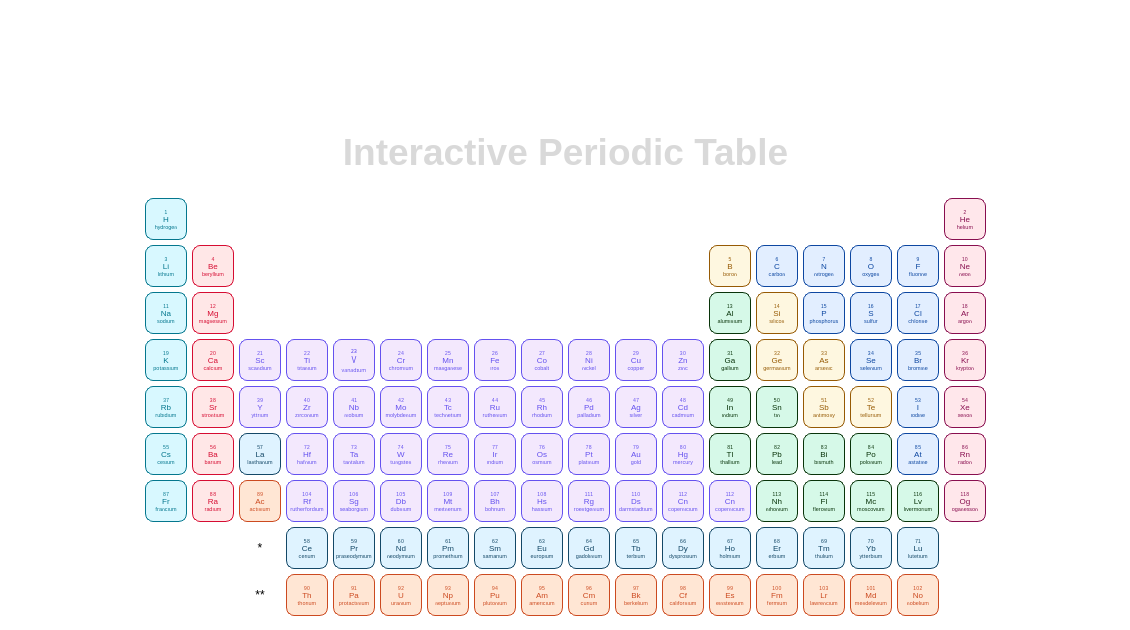
<?xml version="1.0" encoding="UTF-8"?>
<ui version="4.0">
 <class>MainWindow</class>
 <widget class="QMainWindow" name="MainWindow">
  <property name="geometry">
   <rect>
    <x>0</x>
    <y>0</y>
    <width>1130</width>
    <height>630</height>
   </rect>
  </property>
  <property name="windowTitle">
   <string>Interactive Periodic Table</string>
  </property>
  <property name="styleSheet">
   <string notr="true">background-color:#FFFFFF</string>
  </property>
  <widget class="QWidget" name="centralwidget">
   <property name="styleSheet">
    <string notr="true">QPushButton {
    min-width: 40px;
    min-height: 40px;
    border-radius: 8px;
    font-family: 'Montserrat', sans-serif;
    font-size:8px
}</string>
   </property>
   <layout class="QGridLayout" name="gridLayout">
    <property name="spacing">
     <number>5</number>
    </property>
    <item row="5" column="1">
     <widget class="QPushButton" name="PB_Na">
      <property name="styleSheet">
       <string>background-color: #d8f8ff; color: #04778e; border: 1px solid #04778e;</string>
      </property>
      <property name="text">
       <string>₁₁
Na
ˢᵒᵈᶦᵘᵐ</string>
      </property>
     </widget>
    </item>
    <item row="3" column="18">
     <widget class="QPushButton" name="PB_Ne">
      <property name="styleSheet">
       <string>background-color: #ffe7eb; color: #880e4f; border: 1px solid #880e4f;</string>
      </property>
      <property name="text">
       <string>₁₀
Ne
ⁿᵉᵒⁿ</string>
      </property>
     </widget>
    </item>
    <item row="3" column="16">
     <widget class="QPushButton" name="PB_O">
      <property name="styleSheet">
       <string>background-color: #e2eeff; color: #0d47a1; border: 1px solid #0d47a1;</string>
      </property>
      <property name="text">
       <string>₈
O
ᵒˣʸᵍᵉⁿ</string>
      </property>
     </widget>
    </item>
    <item row="5" column="13">
     <widget class="QPushButton" name="PB_Al">
      <property name="styleSheet">
       <string>background-color: #d6f9e8; color: #09340a; border: 1px solid #09340a;</string>
      </property>
      <property name="text">
       <string>₁₃
Al
ᵃˡᵘᵐᶦⁿᶦᵘᵐ</string>
      </property>
     </widget>
    </item>
    <item row="3" column="14">
     <widget class="QPushButton" name="PB_C">
      <property name="styleSheet">
       <string>background-color: #e2eeff; color: #0d47a1; border: 1px solid #0d47a1;</string>
      </property>
      <property name="text">
       <string>₆
C
ᶜᵃʳᵇᵒⁿ</string>
      </property>
     </widget>
    </item>
    <item row="7" column="18">
     <widget class="QPushButton" name="PB_Xe">
      <property name="styleSheet">
       <string>background-color: #ffe7eb; color: #880e4f; border: 1px solid #880e4f;</string>
      </property>
      <property name="text">
       <string>₅₄
Xe
ˣᵉⁿᵒⁿ</string>
      </property>
     </widget>
    </item>
    <item row="7" column="12">
     <widget class="QPushButton" name="PB_Cd">
      <property name="styleSheet">
       <string>background-color: #f3e8fd; color: #6451ef; border: 1px solid #6451ef;</string>
      </property>
      <property name="text">
       <string>₄₈
Cd
ᶜᵃᵈᵐᶦᵘᵐ</string>
      </property>
     </widget>
    </item>
    <item row="6" column="17">
     <widget class="QPushButton" name="PB_Br">
      <property name="styleSheet">
       <string>background-color: #e2eeff; color: #0d47a1; border: 1px solid #0d47a1;</string>
      </property>
      <property name="text">
       <string>₃₅
Br
ᵇʳᵒᵐᶦⁿᵉ</string>
      </property>
     </widget>
    </item>
    <item row="7" column="1">
     <widget class="QPushButton" name="PB_Rb">
      <property name="styleSheet">
       <string>background-color: #d8f8ff; color: #04778e; border: 1px solid #04778e;</string>
      </property>
      <property name="text">
       <string>₃₇
Rb
ʳᵘᵇᶦᵈᶦᵘᵐ</string>
      </property>
     </widget>
    </item>
    <item row="7" column="2">
     <widget class="QPushButton" name="PB_Sr">
      <property name="styleSheet">
       <string>background-color: #ffe7e7; color: #d60c32; border: 1px solid #d60c32;</string>
      </property>
      <property name="text">
       <string>₃₈
Sr
ˢᵗʳᵒⁿᵗᶦᵘᵐ</string>
      </property>
     </widget>
    </item>
    <item row="6" column="16">
     <widget class="QPushButton" name="PB_Se">
      <property name="styleSheet">
       <string>background-color: #e2eeff; color: #0d47a1; border: 1px solid #0d47a1;</string>
      </property>
      <property name="text">
       <string>₃₄
Se
ˢᵉˡᵉⁿᶦᵘᵐ</string>
      </property>
     </widget>
    </item>
    <item row="6" column="18">
     <widget class="QPushButton" name="PB_Kr">
      <property name="styleSheet">
       <string>background-color: #ffe7eb; color: #880e4f; border: 1px solid #880e4f;</string>
      </property>
      <property name="text">
       <string>₃₆
Kr
ᵏʳʸᵖᵗᵒⁿ</string>
      </property>
     </widget>
    </item>
    <item row="7" column="6">
     <widget class="QPushButton" name="PB_Mo">
      <property name="styleSheet">
       <string>background-color: #f3e8fd; color: #6451ef; border: 1px solid #6451ef;</string>
      </property>
      <property name="text">
       <string>₄₂
Mo
ᵐᵒˡʸᵇᵈᵉⁿᵘᵐ</string>
      </property>
     </widget>
    </item>
    <item row="7" column="3">
     <widget class="QPushButton" name="PB_Y">
      <property name="styleSheet">
       <string>background-color: #f3e8fd; color: #6451ef; border: 1px solid #6451ef;</string>
      </property>
      <property name="text">
       <string>₃₉
Y
ʸᵗᵗʳᶦᵘᵐ</string>
      </property>
     </widget>
    </item>
    <item row="7" column="5">
     <widget class="QPushButton" name="PB_Nb">
      <property name="styleSheet">
       <string>background-color: #f3e8fd; color: #6451ef; border: 1px solid #6451ef;</string>
      </property>
      <property name="text">
       <string>₄₁
Nb
ⁿᶦᵒᵇᶦᵘᵐ</string>
      </property>
     </widget>
    </item>
    <item row="7" column="8">
     <widget class="QPushButton" name="PB_Ru">
      <property name="styleSheet">
       <string>background-color: #f3e8fd; color: #6451ef; border: 1px solid #6451ef;</string>
      </property>
      <property name="text">
       <string>₄₄
Ru
ʳᵘᵗʰᵉⁿᶦᵘᵐ</string>
      </property>
     </widget>
    </item>
    <item row="7" column="7">
     <widget class="QPushButton" name="PB_Tc">
      <property name="styleSheet">
       <string>background-color: #f3e8fd; color: #6451ef; border: 1px solid #6451ef;</string>
      </property>
      <property name="text">
       <string>₄₃
Tc
ᵗᵉᶜʰⁿᵉᵗᶦᵘᵐ</string>
      </property>
     </widget>
    </item>
    <item row="7" column="4">
     <widget class="QPushButton" name="PB_Zr">
      <property name="styleSheet">
       <string>background-color: #f3e8fd; color: #6451ef; border: 1px solid #6451ef;</string>
      </property>
      <property name="text">
       <string>₄₀
Zr
ᶻᶦʳᶜᵒⁿᶦᵘᵐ</string>
      </property>
     </widget>
    </item>
    <item row="7" column="9">
     <widget class="QPushButton" name="PB_Rh">
      <property name="styleSheet">
       <string>background-color: #f3e8fd; color: #6451ef; border: 1px solid #6451ef;</string>
      </property>
      <property name="text">
       <string>₄₅
Rh
ʳʰᵒᵈᶦᵘᵐ</string>
      </property>
     </widget>
    </item>
    <item row="0" column="5">
     <spacer name="verticalSpacer">
      <property name="orientation">
       <enum>Qt::Vertical</enum>
      </property>
      <property name="sizeHint" stdset="0">
       <size>
        <width>20</width>
        <height>40</height>
       </size>
      </property>
     </spacer>
    </item>
    <item row="7" column="13">
     <widget class="QPushButton" name="PB_In">
      <property name="styleSheet">
       <string>background-color: #d6f9e8; color: #09340a; border: 1px solid #09340a;</string>
      </property>
      <property name="text">
       <string>₄₉
In
ᶦⁿᵈᶦᵘᵐ</string>
      </property>
     </widget>
    </item>
    <item row="7" column="11">
     <widget class="QPushButton" name="PB_Ag">
      <property name="styleSheet">
       <string>background-color: #f3e8fd; color: #6451ef; border: 1px solid #6451ef;</string>
      </property>
      <property name="text">
       <string>₄₇
Ag
ˢᶦˡᵛᵉʳ</string>
      </property>
     </widget>
    </item>
    <item row="7" column="10">
     <widget class="QPushButton" name="PB_Pd">
      <property name="styleSheet">
       <string>background-color: #f3e8fd; color: #6451ef; border: 1px solid #6451ef;</string>
      </property>
      <property name="text">
       <string>₄₆
Pd
ᵖᵃˡˡᵃᵈᶦᵘᵐ</string>
      </property>
     </widget>
    </item>
    <item row="2" column="18">
     <widget class="QPushButton" name="PB_He">
      <property name="styleSheet">
       <string>background-color: #ffe7eb; color: #880e4f; border: 1px solid #880e4f;</string>
      </property>
      <property name="text">
       <string>₂
He
ʰᵉˡᶦᵘᵐ</string>
      </property>
     </widget>
    </item>
    <item row="1" column="1" colspan="18">
     <widget class="QLabel" name="titleLabel">
      <property name="font">
       <font>
        <pointsize>28</pointsize>
        <weight>75</weight>
        <bold>true</bold>
       </font>
      </property>
      <property name="styleSheet">
       <string>color: #d9d9d9; margin: 20px 0;</string>
      </property>
      <property name="text">
       <string>Interactive Periodic Table</string>
      </property>
      <property name="alignment">
       <set>Qt::AlignCenter</set>
      </property>
     </widget>
    </item>
    <item row="2" column="1">
     <widget class="QPushButton" name="PB_H">
      <property name="styleSheet">
       <string>background-color: #d8f8ff; color: #04778e; border: 1px solid #04778e;</string>
      </property>
      <property name="text">
       <string>₁
H
ʰʸᵈʳᵒᵍᵉⁿ</string>
      </property>
     </widget>
    </item>
    <item row="3" column="15">
     <widget class="QPushButton" name="PB_N">
      <property name="styleSheet">
       <string>background-color: #e2eeff; color: #0d47a1; border: 1px solid #0d47a1;</string>
      </property>
      <property name="text">
       <string>₇
N
ⁿᶦᵗʳᵒᵍᵉⁿ</string>
      </property>
     </widget>
    </item>
    <item row="3" column="13">
     <widget class="QPushButton" name="PB_B">
      <property name="styleSheet">
       <string>background-color: #fef7e0; color: #965a04; border: 1px solid #965a04;</string>
      </property>
      <property name="text">
       <string>₅
B
ᵇᵒʳᵒⁿ</string>
      </property>
     </widget>
    </item>
    <item row="3" column="1">
     <widget class="QPushButton" name="PB_Li">
      <property name="styleSheet">
       <string>background-color: #d8f8ff; color: #04778e; border: 1px solid #04778e;</string>
      </property>
      <property name="text">
       <string>₃
Li
ˡᶦᵗʰᶦᵘᵐ</string>
      </property>
     </widget>
    </item>
    <item row="3" column="17">
     <widget class="QPushButton" name="PB_F">
      <property name="styleSheet">
       <string>background-color: #e2eeff; color: #0d47a1; border: 1px solid #0d47a1;</string>
      </property>
      <property name="text">
       <string>₉
F
ᶠˡᵘᵒʳᶦⁿᵉ</string>
      </property>
     </widget>
    </item>
    <item row="5" column="2">
     <widget class="QPushButton" name="PB_Mg">
      <property name="styleSheet">
       <string>background-color: #ffe7e7; color: #d60c32; border: 1px solid #d60c32;</string>
      </property>
      <property name="text">
       <string>₁₂
Mg
ᵐᵃᵍⁿᵉˢᶦᵘᵐ</string>
      </property>
     </widget>
    </item>
    <item row="12" column="1" colspan="18">
     <widget class="QWidget" name="legendWidget" native="true"/>
    </item>
    <item row="8" column="13">
     <widget class="QPushButton" name="PB_Tl">
      <property name="styleSheet">
       <string>background-color: #d6f9e8; color: #09340a; border: 1px solid #09340a;</string>
      </property>
      <property name="text">
       <string>₈₁
Tl
ᵗʰᵃˡˡᶦᵘᵐ</string>
      </property>
     </widget>
    </item>
    <item row="8" column="16">
     <widget class="QPushButton" name="PB_Po">
      <property name="styleSheet">
       <string>background-color: #d6f9e8; color: #09340a; border: 1px solid #09340a;</string>
      </property>
      <property name="text">
       <string>₈₄
Po
ᵖᵒˡᵒⁿᶦᵘᵐ</string>
      </property>
     </widget>
    </item>
    <item row="8" column="12">
     <widget class="QPushButton" name="PB_Hg">
      <property name="styleSheet">
       <string>background-color: #f3e8fd; color: #6451ef; border: 1px solid #6451ef;</string>
      </property>
      <property name="text">
       <string>₈₀
Hg
ᵐᵉʳᶜᵘʳʸ</string>
      </property>
     </widget>
    </item>
    <item row="9" column="1">
     <widget class="QPushButton" name="PB_Fr">
      <property name="styleSheet">
       <string>background-color: #d8f8ff; color: #04778e; border: 1px solid #04778e;</string>
      </property>
      <property name="text">
       <string>₈₇
Fr
ᶠʳᵃⁿᶜᶦᵘᵐ</string>
      </property>
     </widget>
    </item>
    <item row="8" column="17">
     <widget class="QPushButton" name="PB_At">
      <property name="styleSheet">
       <string>background-color: #e2eeff; color: #0d47a1; border: 1px solid #0d47a1;</string>
      </property>
      <property name="text">
       <string>₈₅
At
ᵃˢᵗᵃᵗᶦⁿᵉ</string>
      </property>
     </widget>
    </item>
    <item row="8" column="14">
     <widget class="QPushButton" name="PB_Pb">
      <property name="styleSheet">
       <string>background-color: #d6f9e8; color: #09340a; border: 1px solid #09340a;</string>
      </property>
      <property name="text">
       <string>₈₂
Pb
ˡᵉᵃᵈ</string>
      </property>
     </widget>
    </item>
    <item row="8" column="15">
     <widget class="QPushButton" name="PB_Bi">
      <property name="styleSheet">
       <string>background-color: #d6f9e8; color: #09340a; border: 1px solid #09340a;</string>
      </property>
      <property name="text">
       <string>₈₃
Bi
ᵇᶦˢᵐᵘᵗʰ</string>
      </property>
     </widget>
    </item>
    <item row="8" column="18">
     <widget class="QPushButton" name="PB_Rn">
      <property name="styleSheet">
       <string>background-color: #ffe7eb; color: #880e4f; border: 1px solid #880e4f;</string>
      </property>
      <property name="text">
       <string>₈₆
Rn
ʳᵃᵈᵒⁿ</string>
      </property>
     </widget>
    </item>
    <item row="9" column="3">
     <widget class="QPushButton" name="PB_Ac">
      <property name="styleSheet">
       <string>background-color: #ffe6d4; color: #cc4a20; border: 1px solid #cc4a20;</string>
      </property>
      <property name="text">
       <string>₈₉
Ac
ᵃᶜᵗᶦⁿᶦᵘᵐ</string>
      </property>
     </widget>
    </item>
    <item row="9" column="2">
     <widget class="QPushButton" name="PB_Ra">
      <property name="styleSheet">
       <string>background-color: #ffe7e7; color: #d60c32; border: 1px solid #d60c32;</string>
      </property>
      <property name="text">
       <string>₈₈
Ra
ʳᵃᵈᶦᵘᵐ</string>
      </property>
     </widget>
    </item>
    <item row="5" column="16">
     <widget class="QPushButton" name="PB_S">
      <property name="styleSheet">
       <string>background-color: #e2eeff; color: #0d47a1; border: 1px solid #0d47a1;</string>
      </property>
      <property name="text">
       <string>₁₆
S
ˢᵘˡᶠᵘʳ</string>
      </property>
     </widget>
    </item>
    <item row="5" column="17">
     <widget class="QPushButton" name="PB_Cl">
      <property name="styleSheet">
       <string>background-color: #e2eeff; color: #0d47a1; border: 1px solid #0d47a1;</string>
      </property>
      <property name="text">
       <string>₁₇
Cl
ᶜʰˡᵒʳᶦⁿᵉ</string>
      </property>
     </widget>
    </item>
    <item row="5" column="14">
     <widget class="QPushButton" name="PB_Si">
      <property name="styleSheet">
       <string>background-color: #fef7e0; color: #965a04; border: 1px solid #965a04;</string>
      </property>
      <property name="text">
       <string>₁₄
Si
ˢᶦˡᶦᶜᵒⁿ</string>
      </property>
     </widget>
    </item>
    <item row="6" column="1">
     <widget class="QPushButton" name="PB_K">
      <property name="styleSheet">
       <string>background-color: #d8f8ff; color: #04778e; border: 1px solid #04778e;</string>
      </property>
      <property name="text">
       <string>₁₉
K
ᵖᵒᵗᵃˢˢᶦᵘᵐ</string>
      </property>
     </widget>
    </item>
    <item row="6" column="4">
     <widget class="QPushButton" name="PB_Ti">
      <property name="styleSheet">
       <string>background-color: #f3e8fd; color: #6451ef; border: 1px solid #6451ef;</string>
      </property>
      <property name="text">
       <string>₂₂
Ti
ᵗᶦᵗᵃⁿᶦᵘᵐ</string>
      </property>
     </widget>
    </item>
    <item row="5" column="18">
     <widget class="QPushButton" name="PB_Ar">
      <property name="styleSheet">
       <string>background-color: #ffe7eb; color: #880e4f; border: 1px solid #880e4f;</string>
      </property>
      <property name="text">
       <string>₁₈
Ar
ᵃʳᵍᵒⁿ</string>
      </property>
     </widget>
    </item>
    <item row="5" column="15">
     <widget class="QPushButton" name="PB_P">
      <property name="styleSheet">
       <string>background-color: #e2eeff; color: #0d47a1; border: 1px solid #0d47a1;</string>
      </property>
      <property name="text">
       <string>₁₅
P
ᵖʰᵒˢᵖʰᵒʳᵘˢ</string>
      </property>
     </widget>
    </item>
    <item row="6" column="8">
     <widget class="QPushButton" name="PB_Fe">
      <property name="styleSheet">
       <string>background-color: #f3e8fd; color: #6451ef; border: 1px solid #6451ef;</string>
      </property>
      <property name="text">
       <string>₂₆
Fe
ᶦʳᵒⁿ</string>
      </property>
     </widget>
    </item>
    <item row="6" column="2">
     <widget class="QPushButton" name="PB_Ca">
      <property name="styleSheet">
       <string>background-color: #ffe7e7; color: #d60c32; border: 1px solid #d60c32;</string>
      </property>
      <property name="text">
       <string>₂₀
Ca
ᶜᵃˡᶜᶦᵘᵐ</string>
      </property>
     </widget>
    </item>
    <item row="6" column="3">
     <widget class="QPushButton" name="PB_Sc">
      <property name="styleSheet">
       <string>background-color: #f3e8fd; color: #6451ef; border: 1px solid #6451ef;</string>
      </property>
      <property name="text">
       <string>₂₁
Sc
ˢᶜᵃⁿᵈᶦᵘᵐ</string>
      </property>
     </widget>
    </item>
    <item row="6" column="6">
     <widget class="QPushButton" name="PB_Cr">
      <property name="styleSheet">
       <string>background-color: #f3e8fd; color: #6451ef; border: 1px solid #6451ef;</string>
      </property>
      <property name="text">
       <string>₂₄
Cr
ᶜʰʳᵒᵐᶦᵘᵐ</string>
      </property>
     </widget>
    </item>
    <item row="6" column="10">
     <widget class="QPushButton" name="PB_Ni">
      <property name="styleSheet">
       <string>background-color: #f3e8fd; color: #6451ef; border: 1px solid #6451ef;</string>
      </property>
      <property name="text">
       <string>₂₈
Ni
ⁿᶦᶜᵏᵉˡ</string>
      </property>
     </widget>
    </item>
    <item row="6" column="7">
     <widget class="QPushButton" name="PB_Mn">
      <property name="styleSheet">
       <string>background-color: #f3e8fd; color: #6451ef; border: 1px solid #6451ef;</string>
      </property>
      <property name="text">
       <string>₂₅
Mn
ᵐᵃⁿᵍᵃⁿᵉˢᵉ</string>
      </property>
     </widget>
    </item>
    <item row="6" column="9">
     <widget class="QPushButton" name="PB_Co">
      <property name="styleSheet">
       <string>background-color: #f3e8fd; color: #6451ef; border: 1px solid #6451ef;</string>
      </property>
      <property name="text">
       <string>₂₇
Co
ᶜᵒᵇᵃˡᵗ</string>
      </property>
     </widget>
    </item>
    <item row="6" column="14">
     <widget class="QPushButton" name="PB_Ge">
      <property name="styleSheet">
       <string>background-color: #fef7e0; color: #965a04; border: 1px solid #965a04;</string>
      </property>
      <property name="text">
       <string>₃₂
Ge
ᵍᵉʳᵐᵃⁿᶦᵘᵐ</string>
      </property>
     </widget>
    </item>
    <item row="6" column="15">
     <widget class="QPushButton" name="PB_As">
      <property name="styleSheet">
       <string>background-color: #fef7e0; color: #965a04; border: 1px solid #965a04;</string>
      </property>
      <property name="text">
       <string>₃₃
As
ᵃʳˢᵉⁿᶦᶜ</string>
      </property>
     </widget>
    </item>
    <item row="6" column="11">
     <widget class="QPushButton" name="PB_Cu">
      <property name="styleSheet">
       <string>background-color: #f3e8fd; color: #6451ef; border: 1px solid #6451ef;</string>
      </property>
      <property name="text">
       <string>₂₉
Cu
ᶜᵒᵖᵖᵉʳ</string>
      </property>
     </widget>
    </item>
    <item row="6" column="13">
     <widget class="QPushButton" name="PB_Ga">
      <property name="styleSheet">
       <string>background-color: #d6f9e8; color: #09340a; border: 1px solid #09340a;</string>
      </property>
      <property name="text">
       <string>₃₁
Ga
ᵍᵃˡˡᶦᵘᵐ</string>
      </property>
     </widget>
    </item>
    <item row="6" column="12">
     <widget class="QPushButton" name="PB_Zn">
      <property name="styleSheet">
       <string>background-color: #f3e8fd; color: #6451ef; border: 1px solid #6451ef;</string>
      </property>
      <property name="text">
       <string>₃₀
Zn
ᶻᶦⁿᶜ</string>
      </property>
     </widget>
    </item>
    <item row="7" column="15">
     <widget class="QPushButton" name="PB_Sb">
      <property name="styleSheet">
       <string>background-color: #fef7e0; color: #965a04; border: 1px solid #965a04;</string>
      </property>
      <property name="text">
       <string>₅₁
Sb
ᵃⁿᵗᶦᵐᵒⁿʸ</string>
      </property>
     </widget>
    </item>
    <item row="7" column="16">
     <widget class="QPushButton" name="PB_Te">
      <property name="styleSheet">
       <string>background-color: #fef7e0; color: #965a04; border: 1px solid #965a04;</string>
      </property>
      <property name="text">
       <string>₅₂
Te
ᵗᵉˡˡᵘʳᶦᵘᵐ</string>
      </property>
     </widget>
    </item>
    <item row="8" column="1">
     <widget class="QPushButton" name="PB_Cs">
      <property name="styleSheet">
       <string>background-color: #d8f8ff; color: #04778e; border: 1px solid #04778e;</string>
      </property>
      <property name="text">
       <string>₅₅
Cs
ᶜᵉˢᶦᵘᵐ</string>
      </property>
     </widget>
    </item>
    <item row="7" column="14">
     <widget class="QPushButton" name="PB_Sn">
      <property name="styleSheet">
       <string>background-color: #d6f9e8; color: #09340a; border: 1px solid #09340a;</string>
      </property>
      <property name="text">
       <string>₅₀
Sn
ᵗᶦⁿ</string>
      </property>
     </widget>
    </item>
    <item row="7" column="17">
     <widget class="QPushButton" name="PB_I">
      <property name="styleSheet">
       <string>background-color: #e2eeff; color: #0d47a1; border: 1px solid #0d47a1;</string>
      </property>
      <property name="text">
       <string>₅₃
I
ᶦᵒᵈᶦⁿᵉ</string>
      </property>
     </widget>
    </item>
    <item row="8" column="5">
     <widget class="QPushButton" name="PB_Ta">
      <property name="styleSheet">
       <string notr="true">background-color: #f3e8fd; color: #6451ef; border: 1px solid #6451ef;</string>
      </property>
      <property name="text">
       <string>₇₃
Ta
ᵗᵃⁿᵗᵃˡᵘᵐ</string>
      </property>
     </widget>
    </item>
    <item row="8" column="4">
     <widget class="QPushButton" name="PB_Hf">
      <property name="styleSheet">
       <string>background-color: #f3e8fd; color: #6451ef; border: 1px solid #6451ef;</string>
      </property>
      <property name="text">
       <string>₇₂
Hf
ʰᵃᶠⁿᶦᵘᵐ</string>
      </property>
     </widget>
    </item>
    <item row="8" column="3">
     <widget class="QPushButton" name="PB_La">
      <property name="styleSheet">
       <string>background-color: #dff3ff; color: #144867; border: 1px solid #144867;</string>
      </property>
      <property name="text">
       <string>₅₇
La
ˡᵃⁿᵗʰᵃⁿᵘᵐ</string>
      </property>
     </widget>
    </item>
    <item row="8" column="11">
     <widget class="QPushButton" name="PB_Au">
      <property name="styleSheet">
       <string>background-color: #f3e8fd; color: #6451ef; border: 1px solid #6451ef;</string>
      </property>
      <property name="text">
       <string>₇₉
Au
ᵍᵒˡᵈ</string>
      </property>
     </widget>
    </item>
    <item row="8" column="6">
     <widget class="QPushButton" name="PB_W">
      <property name="styleSheet">
       <string>background-color: #f3e8fd; color: #6451ef; border: 1px solid #6451ef;</string>
      </property>
      <property name="text">
       <string>₇₄
W
ᵗᵘⁿᵍˢᵗᵉⁿ</string>
      </property>
     </widget>
    </item>
    <item row="8" column="2">
     <widget class="QPushButton" name="PB_Ba">
      <property name="styleSheet">
       <string>background-color: #ffe7e7; color: #d60c32; border: 1px solid #d60c32;</string>
      </property>
      <property name="text">
       <string>₅₆
Ba
ᵇᵃʳᶦᵘᵐ</string>
      </property>
     </widget>
    </item>
    <item row="8" column="9">
     <widget class="QPushButton" name="PB_Os">
      <property name="styleSheet">
       <string>background-color: #f3e8fd; color: #6451ef; border: 1px solid #6451ef;</string>
      </property>
      <property name="text">
       <string>₇₆
Os
ᵒˢᵐᶦᵘᵐ</string>
      </property>
     </widget>
    </item>
    <item row="8" column="10">
     <widget class="QPushButton" name="PB_Pt">
      <property name="styleSheet">
       <string>background-color: #f3e8fd; color: #6451ef; border: 1px solid #6451ef;</string>
      </property>
      <property name="text">
       <string>₇₈
Pt
ᵖˡᵃᵗᶦⁿᵘᵐ</string>
      </property>
     </widget>
    </item>
    <item row="8" column="8">
     <widget class="QPushButton" name="PB_Ir">
      <property name="styleSheet">
       <string>background-color: #f3e8fd; color: #6451ef; border: 1px solid #6451ef;</string>
      </property>
      <property name="text">
       <string>₇₇
Ir
ᶦʳᶦᵈᶦᵘᵐ</string>
      </property>
     </widget>
    </item>
    <item row="8" column="7">
     <widget class="QPushButton" name="PB_Re">
      <property name="styleSheet">
       <string>background-color: #f3e8fd; color: #6451ef; border: 1px solid #6451ef;</string>
      </property>
      <property name="text">
       <string>₇₅
Re
ʳʰᵉⁿᶦᵘᵐ</string>
      </property>
     </widget>
    </item>
    <item row="9" column="6">
     <widget class="QPushButton" name="PB_Db">
      <property name="styleSheet">
       <string>background-color: #f3e8fd; color: #6451ef; border: 1px solid #6451ef;</string>
      </property>
      <property name="text">
       <string>₁₀₅
Db
ᵈᵘᵇⁿᶦᵘᵐ</string>
      </property>
     </widget>
    </item>
    <item row="9" column="4">
     <widget class="QPushButton" name="PB_Rf">
      <property name="styleSheet">
       <string>background-color: #f3e8fd; color: #6451ef; border: 1px solid #6451ef;</string>
      </property>
      <property name="text">
       <string>₁₀₄
Rf
ʳᵘᵗʰᵉʳᶠᵒʳᵈᶦᵘᵐ</string>
      </property>
     </widget>
    </item>
    <item row="9" column="8">
     <widget class="QPushButton" name="PB_Bh">
      <property name="styleSheet">
       <string>background-color: #f3e8fd; color: #6451ef; border: 1px solid #6451ef;</string>
      </property>
      <property name="text">
       <string>₁₀₇
Bh
ᵇᵒʰʳᶦᵘᵐ</string>
      </property>
     </widget>
    </item>
    <item row="9" column="5">
     <widget class="QPushButton" name="PB_Sg">
      <property name="styleSheet">
       <string>background-color: #f3e8fd; color: #6451ef; border: 1px solid #6451ef;</string>
      </property>
      <property name="text">
       <string>₁₀₆
Sg
ˢᵉᵃᵇᵒʳᵍᶦᵘᵐ</string>
      </property>
     </widget>
    </item>
    <item row="9" column="9">
     <widget class="QPushButton" name="PB_Hs">
      <property name="styleSheet">
       <string>background-color: #f3e8fd; color: #6451ef; border: 1px solid #6451ef;</string>
      </property>
      <property name="text">
       <string>₁₀₈
Hs
ʰᵃˢˢᶦᵘᵐ</string>
      </property>
     </widget>
    </item>
    <item row="9" column="7">
     <widget class="QPushButton" name="PB_Mt">
      <property name="styleSheet">
       <string>background-color: #f3e8fd; color: #6451ef; border: 1px solid #6451ef;</string>
      </property>
      <property name="text">
       <string>₁₀₉
Mt
ᵐᵉᶦᵗⁿᵉʳᶦᵘᵐ</string>
      </property>
     </widget>
    </item>
    <item row="9" column="11">
     <widget class="QPushButton" name="PB_Ds">
      <property name="styleSheet">
       <string>background-color: #f3e8fd; color: #6451ef; border: 1px solid #6451ef;</string>
      </property>
      <property name="text">
       <string>₁₁₀
Ds
ᵈᵃʳᵐˢᵗᵃᵈᵗᶦᵘᵐ</string>
      </property>
     </widget>
    </item>
    <item row="9" column="13">
     <widget class="QPushButton" name="PB_Cn">
      <property name="styleSheet">
       <string>background-color: #f3e8fd; color: #6451ef; border: 1px solid #6451ef;</string>
      </property>
      <property name="text">
       <string>₁₁₂
Cn
ᶜᵒᵖᵉʳⁿᶦᶜᶦᵘᵐ</string>
      </property>
     </widget>
    </item>
    <item row="9" column="14">
     <widget class="QPushButton" name="PB_Nh">
      <property name="styleSheet">
       <string>background-color: #d6f9e8; color: #09340a; border: 1px solid #09340a;</string>
      </property>
      <property name="text">
       <string>₁₁₃
Nh
ⁿᶦʰᵒⁿᶦᵘᵐ</string>
      </property>
     </widget>
    </item>
    <item row="9" column="15">
     <widget class="QPushButton" name="PB_Fl">
      <property name="styleSheet">
       <string>background-color: #d6f9e8; color: #09340a; border: 1px solid #09340a;</string>
      </property>
      <property name="text">
       <string>₁₁₄
Fl
ᶠˡᵉʳᵒᵛᶦᵘᵐ</string>
      </property>
     </widget>
    </item>
    <item row="9" column="10">
     <widget class="QPushButton" name="PB_Rg">
      <property name="styleSheet">
       <string>background-color: #f3e8fd; color: #6451ef; border: 1px solid #6451ef;</string>
      </property>
      <property name="text">
       <string>₁₁₁
Rg
ʳᵒᵉⁿᵗᵍᵉⁿᶦᵘᵐ</string>
      </property>
     </widget>
    </item>
    <item row="9" column="12">
     <widget class="QPushButton" name="PB_Cn">
      <property name="styleSheet">
       <string>background-color: #f3e8fd; color: #6451ef; border: 1px solid #6451ef;</string>
      </property>
      <property name="text">
       <string>₁₁₂
Cn
ᶜᵒᵖᵉʳⁿᶦᶜᶦᵘᵐ</string>
      </property>
     </widget>
    </item>
    <item row="9" column="18">
     <widget class="QPushButton" name="PB_Og">
      <property name="styleSheet">
       <string>background-color: #ffe7eb; color: #880e4f; border: 1px solid #880e4f;</string>
      </property>
      <property name="text">
       <string>₁₁₈
Og
ᵒᵍᵃⁿᵉˢˢᵒⁿ</string>
      </property>
     </widget>
    </item>
    <item row="10" column="4">
     <widget class="QPushButton" name="PB_Ce">
      <property name="styleSheet">
       <string>background-color: #dff3ff; color: #144867; border: 1px solid #144867;</string>
      </property>
      <property name="text">
       <string>₅₈
Ce
ᶜᵉʳᶦᵘᵐ</string>
      </property>
     </widget>
    </item>
    <item row="9" column="16">
     <widget class="QPushButton" name="PB_Mc">
      <property name="styleSheet">
       <string>background-color: #d6f9e8; color: #09340a; border: 1px solid #09340a;</string>
      </property>
      <property name="text">
       <string>₁₁₅
Mc
ᵐᵒˢᶜᵒᵛᶦᵘᵐ</string>
      </property>
     </widget>
    </item>
    <item row="9" column="17">
     <widget class="QPushButton" name="PB_Lv">
      <property name="styleSheet">
       <string>background-color: #d6f9e8; color: #09340a; border: 1px solid #09340a;</string>
      </property>
      <property name="text">
       <string>₁₁₆
Lv
ˡᶦᵛᵉʳᵐᵒʳᶦᵘᵐ</string>
      </property>
     </widget>
    </item>
    <item row="10" column="8">
     <widget class="QPushButton" name="PB_Sm">
      <property name="styleSheet">
       <string>background-color: #dff3ff; color: #144867; border: 1px solid #144867;</string>
      </property>
      <property name="text">
       <string>₆₂
Sm
ˢᵃᵐᵃʳᶦᵘᵐ</string>
      </property>
     </widget>
    </item>
    <item row="10" column="3">
     <widget class="QLabel" name="lanthStar">
      <property name="text">
       <string>*</string>
      </property>
      <property name="alignment">
       <set>Qt::AlignCenter</set>
      </property>
     </widget>
    </item>
    <item row="10" column="7">
     <widget class="QPushButton" name="PB_Pm">
      <property name="styleSheet">
       <string>background-color: #dff3ff; color: #144867; border: 1px solid #144867;</string>
      </property>
      <property name="text">
       <string>₆₁
Pm
ᵖʳᵒᵐᵉᵗʰᶦᵘᵐ</string>
      </property>
     </widget>
    </item>
    <item row="10" column="6">
     <widget class="QPushButton" name="PB_Nd">
      <property name="styleSheet">
       <string>background-color: #dff3ff; color: #144867; border: 1px solid #144867;</string>
      </property>
      <property name="text">
       <string>₆₀
Nd
ⁿᵉᵒᵈʸᵐᶦᵘᵐ</string>
      </property>
     </widget>
    </item>
    <item row="10" column="9">
     <widget class="QPushButton" name="PB_Eu">
      <property name="styleSheet">
       <string>background-color: #dff3ff; color: #144867; border: 1px solid #144867;</string>
      </property>
      <property name="text">
       <string>₆₃
Eu
ᵉᵘʳᵒᵖᶦᵘᵐ</string>
      </property>
     </widget>
    </item>
    <item row="10" column="5">
     <widget class="QPushButton" name="PB_Pr">
      <property name="styleSheet">
       <string>background-color: #dff3ff; color: #144867; border: 1px solid #144867;</string>
      </property>
      <property name="text">
       <string>₅₉
Pr
ᵖʳᵃˢᵉᵒᵈʸᵐᶦᵘᵐ</string>
      </property>
     </widget>
    </item>
    <item row="10" column="14">
     <widget class="QPushButton" name="PB_Er">
      <property name="styleSheet">
       <string>background-color: #dff3ff; color: #144867; border: 1px solid #144867;</string>
      </property>
      <property name="text">
       <string>₆₈
Er
ᵉʳᵇᶦᵘᵐ</string>
      </property>
     </widget>
    </item>
    <item row="10" column="11">
     <widget class="QPushButton" name="PB_Tb">
      <property name="styleSheet">
       <string>background-color: #dff3ff; color: #144867; border: 1px solid #144867;</string>
      </property>
      <property name="text">
       <string>₆₅
Tb
ᵗᵉʳᵇᶦᵘᵐ</string>
      </property>
     </widget>
    </item>
    <item row="10" column="10">
     <widget class="QPushButton" name="PB_Gd">
      <property name="styleSheet">
       <string>background-color: #dff3ff; color: #144867; border: 1px solid #144867;</string>
      </property>
      <property name="text">
       <string>₆₄
Gd
ᵍᵃᵈᵒˡᶦⁿᶦᵘᵐ</string>
      </property>
     </widget>
    </item>
    <item row="10" column="12">
     <widget class="QPushButton" name="PB_Dy">
      <property name="styleSheet">
       <string>background-color: #dff3ff; color: #144867; border: 1px solid #144867;</string>
      </property>
      <property name="text">
       <string>₆₆
Dy
ᵈʸˢᵖʳᵒˢᶦᵘᵐ</string>
      </property>
     </widget>
    </item>
    <item row="10" column="13">
     <widget class="QPushButton" name="PB_Ho">
      <property name="styleSheet">
       <string>background-color: #dff3ff; color: #144867; border: 1px solid #144867;</string>
      </property>
      <property name="text">
       <string>₆₇
Ho
ʰᵒˡᵐᶦᵘᵐ</string>
      </property>
     </widget>
    </item>
    <item row="10" column="15">
     <widget class="QPushButton" name="PB_Tm">
      <property name="styleSheet">
       <string>background-color: #dff3ff; color: #144867; border: 1px solid #144867;</string>
      </property>
      <property name="text">
       <string>₆₉
Tm
ᵗʰᵘˡᶦᵘᵐ</string>
      </property>
     </widget>
    </item>
    <item row="10" column="16">
     <widget class="QPushButton" name="PB_Yb">
      <property name="styleSheet">
       <string>background-color: #dff3ff; color: #144867; border: 1px solid #144867;</string>
      </property>
      <property name="text">
       <string>₇₀
Yb
ʸᵗᵗᵉʳᵇᶦᵘᵐ</string>
      </property>
     </widget>
    </item>
    <item row="11" column="5">
     <widget class="QPushButton" name="PB_Pa">
      <property name="styleSheet">
       <string>background-color: #ffe6d4; color: #cc4a20; border: 1px solid #cc4a20;</string>
      </property>
      <property name="text">
       <string>₉₁
Pa
ᵖʳᵒᵗᵃᶜᵗᶦⁿᶦᵘᵐ</string>
      </property>
     </widget>
    </item>
    <item row="11" column="3">
     <widget class="QLabel" name="actinStar">
      <property name="text">
       <string>**</string>
      </property>
      <property name="alignment">
       <set>Qt::AlignCenter</set>
      </property>
     </widget>
    </item>
    <item row="10" column="17">
     <widget class="QPushButton" name="PB_Lu">
      <property name="styleSheet">
       <string>background-color: #dff3ff; color: #144867; border: 1px solid #144867;</string>
      </property>
      <property name="text">
       <string>₇₁
Lu
ˡᵘᵗᵉᵗᶦᵘᵐ</string>
      </property>
     </widget>
    </item>
    <item row="11" column="7">
     <widget class="QPushButton" name="PB_Np">
      <property name="styleSheet">
       <string>background-color: #ffe6d4; color: #cc4a20; border: 1px solid #cc4a20;</string>
      </property>
      <property name="text">
       <string>₉₃
Np
ⁿᵉᵖᵗᵘⁿᶦᵘᵐ</string>
      </property>
     </widget>
    </item>
    <item row="11" column="6">
     <widget class="QPushButton" name="PB_U">
      <property name="styleSheet">
       <string>background-color: #ffe6d4; color: #cc4a20; border: 1px solid #cc4a20;</string>
      </property>
      <property name="text">
       <string>₉₂
U
ᵘʳᵃⁿᶦᵘᵐ</string>
      </property>
     </widget>
    </item>
    <item row="11" column="4">
     <widget class="QPushButton" name="PB_Th">
      <property name="styleSheet">
       <string>background-color: #ffe6d4; color: #cc4a20; border: 1px solid #cc4a20;</string>
      </property>
      <property name="text">
       <string>₉₀
Th
ᵗʰᵒʳᶦᵘᵐ</string>
      </property>
     </widget>
    </item>
    <item row="11" column="9">
     <widget class="QPushButton" name="PB_Am">
      <property name="styleSheet">
       <string>background-color: #ffe6d4; color: #cc4a20; border: 1px solid #cc4a20;</string>
      </property>
      <property name="text">
       <string>₉₅
Am
ᵃᵐᵉʳᶦᶜᶦᵘᵐ</string>
      </property>
     </widget>
    </item>
    <item row="11" column="8">
     <widget class="QPushButton" name="PB_Pu">
      <property name="styleSheet">
       <string>background-color: #ffe6d4; color: #cc4a20; border: 1px solid #cc4a20;</string>
      </property>
      <property name="text">
       <string>₉₄
Pu
ᵖˡᵘᵗᵒⁿᶦᵘᵐ</string>
      </property>
     </widget>
    </item>
    <item row="11" column="10">
     <widget class="QPushButton" name="PB_Cm">
      <property name="styleSheet">
       <string>background-color: #ffe6d4; color: #cc4a20; border: 1px solid #cc4a20;</string>
      </property>
      <property name="text">
       <string>₉₆
Cm
ᶜᵘʳᶦᵘᵐ</string>
      </property>
     </widget>
    </item>
    <item row="11" column="11">
     <widget class="QPushButton" name="PB_Bk">
      <property name="styleSheet">
       <string>background-color: #ffe6d4; color: #cc4a20; border: 1px solid #cc4a20;</string>
      </property>
      <property name="text">
       <string>₉₇
Bk
ᵇᵉʳᵏᵉˡᶦᵘᵐ</string>
      </property>
     </widget>
    </item>
    <item row="11" column="13">
     <widget class="QPushButton" name="PB_Es">
      <property name="styleSheet">
       <string>background-color: #ffe6d4; color: #cc4a20; border: 1px solid #cc4a20;</string>
      </property>
      <property name="text">
       <string>₉₉
Es
ᵉᶦⁿˢᵗᵉᶦⁿᶦᵘᵐ</string>
      </property>
     </widget>
    </item>
    <item row="11" column="16">
     <widget class="QPushButton" name="PB_Md">
      <property name="styleSheet">
       <string>background-color: #ffe6d4; color: #cc4a20; border: 1px solid #cc4a20;</string>
      </property>
      <property name="text">
       <string>₁₀₁
Md
ᵐᵉⁿᵈᵉˡᵉᵛᶦᵘᵐ</string>
      </property>
     </widget>
    </item>
    <item row="11" column="12">
     <widget class="QPushButton" name="PB_Cf">
      <property name="styleSheet">
       <string>background-color: #ffe6d4; color: #cc4a20; border: 1px solid #cc4a20;</string>
      </property>
      <property name="text">
       <string>₉₈
Cf
ᶜᵃˡᶦᶠᵒʳⁿᶦᵘᵐ</string>
      </property>
     </widget>
    </item>
    <item row="11" column="14">
     <widget class="QPushButton" name="PB_Fm">
      <property name="styleSheet">
       <string>background-color: #ffe6d4; color: #cc4a20; border: 1px solid #cc4a20;</string>
      </property>
      <property name="text">
       <string>₁₀₀
Fm
ᶠᵉʳᵐᶦᵘᵐ</string>
      </property>
     </widget>
    </item>
    <item row="11" column="15">
     <widget class="QPushButton" name="PB_Lr">
      <property name="styleSheet">
       <string>background-color: #ffe6d4; color: #cc4a20; border: 1px solid #cc4a20;</string>
      </property>
      <property name="text">
       <string>₁₀₃
Lr
ˡᵃʷʳᵉⁿᶜᶦᵘᵐ</string>
      </property>
     </widget>
    </item>
    <item row="11" column="17">
     <widget class="QPushButton" name="PB_No">
      <property name="styleSheet">
       <string>background-color: #ffe6d4; color: #cc4a20; border: 1px solid #cc4a20;</string>
      </property>
      <property name="text">
       <string>₁₀₂
No
ⁿᵒᵇᵉˡᶦᵘᵐ</string>
      </property>
     </widget>
    </item>
    <item row="3" column="2">
     <widget class="QPushButton" name="PB_Be">
      <property name="styleSheet">
       <string>background-color: #ffe7e7; color: #d60c32; border: 1px solid #d60c32;</string>
      </property>
      <property name="text">
       <string>₄
Be
ᵇᵉʳʸˡˡᶦᵘᵐ</string>
      </property>
     </widget>
    </item>
    <item row="6" column="5">
     <widget class="QPushButton" name="PB_V">
      <property name="font">
       <font>
        <family>Montserrat,sans-serif</family>
        <pointsize>-1</pointsize>
       </font>
      </property>
      <property name="styleSheet">
       <string>background-color: #f3e8fd; color: #6451ef; border: 1px solid #6451ef;</string>
      </property>
      <property name="text">
       <string>₂₃
V
ᵛᵃⁿᵃᵈᶦᵘᵐ</string>
      </property>
     </widget>
    </item>
    <item row="6" column="19">
     <spacer name="horizontalSpacer">
      <property name="orientation">
       <enum>Qt::Horizontal</enum>
      </property>
      <property name="sizeHint" stdset="0">
       <size>
        <width>40</width>
        <height>20</height>
       </size>
      </property>
     </spacer>
    </item>
    <item row="6" column="0">
     <spacer name="horizontalSpacer_2">
      <property name="orientation">
       <enum>Qt::Horizontal</enum>
      </property>
      <property name="sizeHint" stdset="0">
       <size>
        <width>40</width>
        <height>20</height>
       </size>
      </property>
     </spacer>
    </item>
   </layout>
  </widget>
 </widget>
 <resources/>
 <connections/>
</ui>
